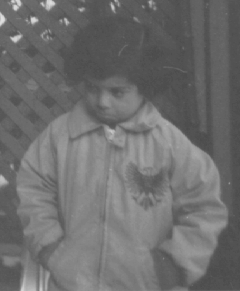
%> input picture Q2/unenhanced.tif, 240 x 291 px
$ octave Q2.m   (GNU Octave 9; MATLAB toolbox functions it lacks are replaced by stand-ins)
%> lines starting %> are read from the running program, lines starting %| are printed output that depends on the picture
clc;
clear all;

image1=double(imread('unenhanced.tif'));
%> image1: size 291x240 double; min 74, max 224, mean 110.3; mean of the top-left, top-right, bottom-left and bottom-right quarters 103.7, 94.8, 124.5, 118
min_pixel=min(image1(:));
%> min_pixel = 74
max_pixel=max(image1(:));
%> max_pixel = 224
new_image=zeros(291,240);
for i=1:291
    for j=1:240
        new_image(i,j)=(255/(max_pixel-min_pixel)).*(image1(i,j)-min_pixel);
    end
end
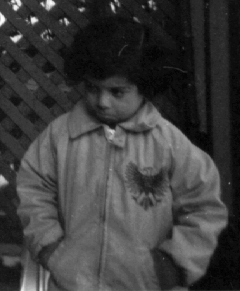
%> new_image: size 291x240 double; min 0, max 255, mean 61.7
frequency=zeros(255,1);
Y=uint8(new_image);
for i=1:291
   for j=1:240
       frequency(Y(i,j)+1,1)=frequency(Y(i,j)+1,1)+1;
   end
end
%> after the loop, frequency = 255 values, max 3628 at index 15, min 0 at index 2, mean 273.9
x=[1:1:255];
z=frequency(x,1);
%> z has the same summary as frequency
new_image=new_image.*(1/255);
figure(1)
subplot(2,1,1),subimage(new_image)
title('contrast stretch')
subplot(2,1,2),bar(z)
title('contrast stretch - histogram')
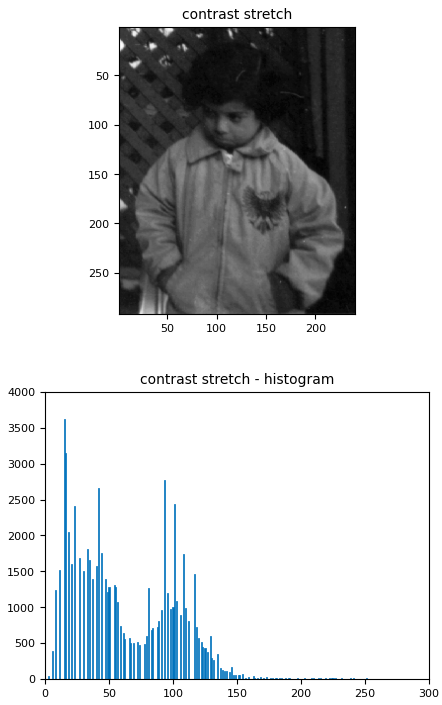
%> figure redrawn from the program's plot data, 2 panels

%% transform = r^y where y>1 since the image looks washed out %%%%
for i=1:291
    for j=1:240
        powerLaw_image(i,j)=((1/255).*image1(i,j)).^ 2;
    end
end
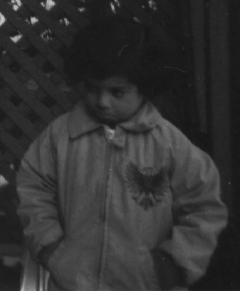
%> powerLaw_image: size 291x240 double; min 0.0842, max 0.772, mean 0.195
frequency=zeros(255,1);
Y=uint8(255.*powerLaw_image);
for i=1:291
   for j=1:240
       frequency(Y(i,j),1)=frequency(Y(i,j),1)+1;
   end
end
%> after the loop, frequency = 255 values, max 4423 at index 38, min 0 at index 1, mean 273.9
x=[1:1:255];
z=frequency(x,1);
%> z has the same summary as frequency
figure(2)
subplot(2,1,1),subimage(powerLaw_image)
title('power law transform')
subplot(2,1,2),bar(z)
title('histogram for power law transform')
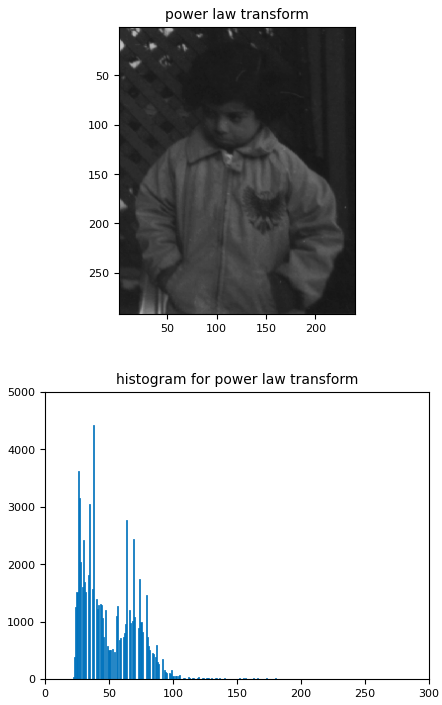
%> figure redrawn from the program's plot data, 2 panels

 %% histogram equalization %%%
frequency=zeros(255,1);
for i=1:291
   for j=1:240
       frequency(image1(i,j),1)=frequency(image1(i,j),1)+1;
   end
end
%> after the loop, frequency = 255 values, max 3628 at index 82, min 0 at index 1, mean 273.9

probability=frequency./(291*240);
%> probability = 255 values, max 0.0519 at index 82, min 0 at index 1, mean 0.00392
cdf=zeros(255,1);
cdf(1)=probability(1);
for i=2:255
   cdf(i)=probability(i)+cdf(i-1);
end
%> after the loop, cdf = 255 values from 0 to 1
eq_img=zeros(291,240);
for i=1:291
    for j=1:240
        eq_img(i,j)=cdf(image1(i,j));
    end
end
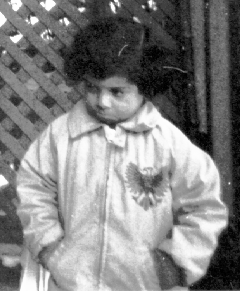
%> eq_img: size 291x240 double; min 2.86e-05, max 1, mean 0.511
frequency=zeros(255,1);
Y=uint8(255.*eq_img);
for i=1:291
   for j=1:240
       frequency(Y(i,j)+1,1)=frequency(Y(i,j)+1,1)+1;
   end
end
%> after the loop, frequency = 255 values, max 3628 at index 26, min 0 at index 2, mean 273.9
x=[1:1:255];
z=frequency(x,1);
%> z has the same summary as frequency
figure(3)
subplot(2,1,1),subimage(eq_img)
title('equalized image')
subplot(2,1,2),bar(z)
title('equalized histogram')
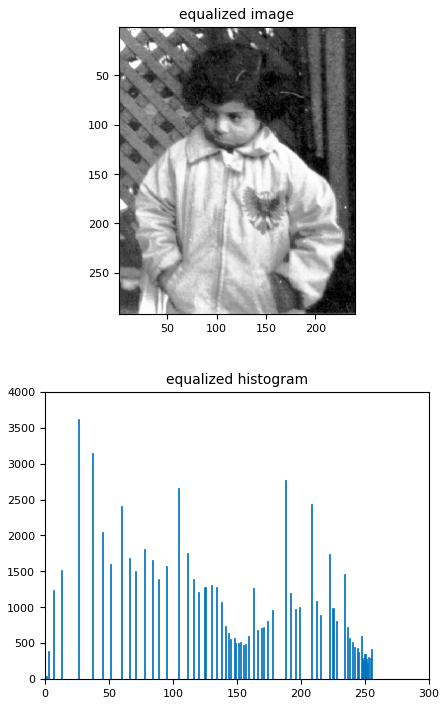
%> figure redrawn from the program's plot data, 2 panels

% [4 lines of commented-out code are left out]
